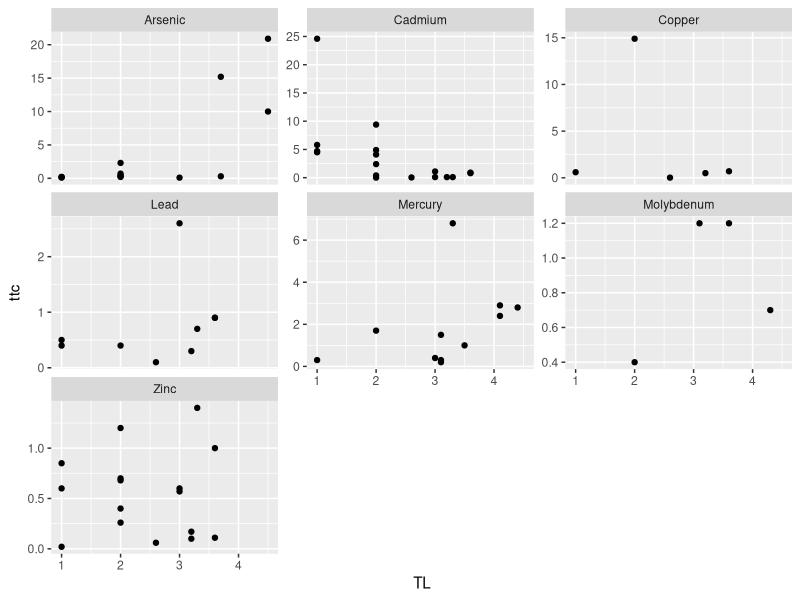

Recreate this plot in R. (Note: this script raises an error after producing the figure.)
library(ggplot2)
library(gtools)
library(minpack.lm) 

##############################
###  Popular ggPlot theme  ###
##############################
themeo <-theme_classic()+
  theme(strip.background = element_blank(),
        axis.line = element_blank(),
        axis.text.x = element_text(margin = margin( 0.2, unit = "cm")),
        axis.text.y = element_text(margin = margin(c(1, 0.2), unit = "cm")),
        axis.ticks.length=unit(-0.1, "cm"),
        panel.border = element_rect(colour = "black", fill=NA, size=.5),
        legend.title=element_blank(),
        strip.text=element_text(hjust=0) )

setwd('/Users/tgagne/heavy_metal_birds/data') # running from Tylers computer
TTC <- read.csv('SuedelTTC.csv')

str(TTC)

ggplot(TTC,aes(x = TL, y = ttc))+
  geom_point()+
  facet_wrap(~metal, scales = "free_y")

metals <- levels(TTC$metal)
metals <- metals[c(1,2,4,5,6,7)]
# <- "Copper"

par(mfrow = c(6,3))

#par(mfrow = c(6,3), oma = c(5,4,0,0) + 0.3, mar = c(0,0,1,1) + 1.2)

lookup_table <- NULL

for(i in 1:length(metals)){

TTC_sub <- subset(TTC, metal == metals[i])

starters <- coef(lm(logit(ttc/100) ~ TL, data = TTC_sub))
TTC_form <- ttc~phi1/(1+exp(-(phi2+phi3*TL)))
start <- list(phi1=30,
           phi2=starters[1] + .001 ,
           phi3=starters[2] + .001)

fitTypical <- nlsLM(TTC_form, data=TTC_sub, start=start, trace = T)

newdata <- data.frame(TL = seq(0,5, by = .01),ttc = predict(fitTypical, newdata = data.frame(TL = seq(0,5, by = .01))), metal = metals[i])

lookup_table <- rbind(lookup_table,newdata)

plot(ttc ~ TL, data = TTC_sub, main = metals[i], xlim = c(0,5))
lines(ttc ~ TL, data = newdata)
#abline(h = 1, lty = 'dashed')

plot(ttc ~ TL, data = newdata, type = 'l', main = paste(metals[i], 'TTC by TL'), ylab = "TTC")
abline(h = 1, lty = 'dashed')

#plot(x = newdata$TL, y = newdata$ttc/10, type = 'l', main = "TTC / 10 ppm")
#plot(x = newdata$TL, y = 10/newdata$ttc, type = 'l', main = "10 ppm / TTC")
#plot(x = newdata$TL, y = (newdata$TL*newdata$ttc)/10, type = 'l', main = "TL*TTC / 10 ppm")
#plot(x = newdata$TL, y = 10/(newdata$TL*newdata$ttc), type = 'l', main = "10 ppm / TL * TTC")
#plot(x = newdata$TL, y = log(10^(newdata$TL*newdata$ttc)), type = 'l', main = "log( 10 ppm ^ TL*TTC )")
#plot(x = newdata$TL, y = (newdata$ttc*newdata$TL)*10, type = 'l', main = "TTC * TL * 10 ppm")
plot(x = newdata$TL, y = newdata$ttc*10, type = 'l', main = "TTC * 10 ppm")

}

str(lookup_table)

# Copper is cadmium, and Iron and Mg will self represent as Zinc
Cu <- subset(lookup_table, metal == "Cadmium"); Cu$metal <- "Copper" %>% as.factor(); str(Cu)
Mn <- subset(lookup_table, metal == "Zinc"); Mn$metal <- "Manganese" %>% as.factor(); str(Mn)
Fe <- subset(lookup_table, metal == "Zinc"); Fe$metal <- "Iron" %>% as.factor(); str(Fe)

lookup_table <- rbind(lookup_table,Cu,Mn,Fe)


str(lookup_table)

a <- ggplot(lookup_table, aes(TL, ttc))+
  geom_line()+
  geom_point(data = TTC,aes(x = TL, y = ttc), size = 1)+
  geom_hline(yintercept = 1, lty = "dashed")+
  facet_wrap(~metal, scales = "free_y", ncol = 1 )+
  themeo

b <- ggplot(lookup_table, aes(TL, ttc*10))+
  geom_line()+
  geom_hline(yintercept = 10, lty = "dashed")+
  facet_wrap(~metal, scales = "free_y", ncol = 1)+
  themeo

gridExtra::grid.arrange(a,b, ncol = 2)

levels(lookup_table$metal)
levels(joined_all$metal)

# in order to join the TTC lookup table with the metals levels table we need matching 
# metal factor levels 
# and Trophic positions as factors?

# First change, metal factors in the lookup table to appropriate levels in the metals levels


# > levels(joined_all_t$metal)
# [1] "As" "Cd" "Cu" "Fe" "Hg" "Mn" "Mo" "Pb" "Zn"

# > levels(lookup_table$metal)
# [1] "Arsenic"    "Cadmium"    "Lead"       "Mercury"    "Molybdenum" "Zinc"   

# Whats missing in the lookup table: Copper (can be fixed quick), Iron, Mn, 
# Cadmium appears to fit almost the exact same model as Copper, Copper will be Cadmium



str(joined_all)
levels(joined_all$metal) # What want to change
levels(lookup_table$metal) # what we want to change it to

joined_all <- joined_all %>% ungroup() %>% 
  mutate( metal = fct_recode(metal, 
    Arsenic = "As",
    Cadmium   = "Cd",
    Lead       = "Pb",
    Mercury    = "Hg",
    Molybdenum = "Mo",
    Zinc       = "Zn",
    Copper    = "Cu",
   Manganese  = "Mn",
   Iron      = "Fe"
))

str(lookup_table)
lookup_table <- lookup_table %>% mutate(tp_med = TL) %>% select(-TL)

joined_all <- left_join(joined_all,lookup_table, by = c("metal","tp_med"))
corrected <- joined_all %>% mutate(corrected_metal_level = interp_levels * ttc)


ggplot(corrected )+
  geom_point(aes(x = year, y = (corrected_metal_level), color = spp))+
  #geom_line(aes(x = year, y = interp_levels, color = spp))+
  facet_wrap(~metal, scales = "free_y")+
  scale_y_continuous(limits = c(0,1))
  
  
ggplot(corrected )+
  geom_point(aes(x = year, y = (corrected_metal_level), color = metal))+
  #geom_line(aes(x = year, y = interp_levels, color = spp))+
  facet_wrap(~spp, scales = "free_y")
  
  
  
  
  
  
  
